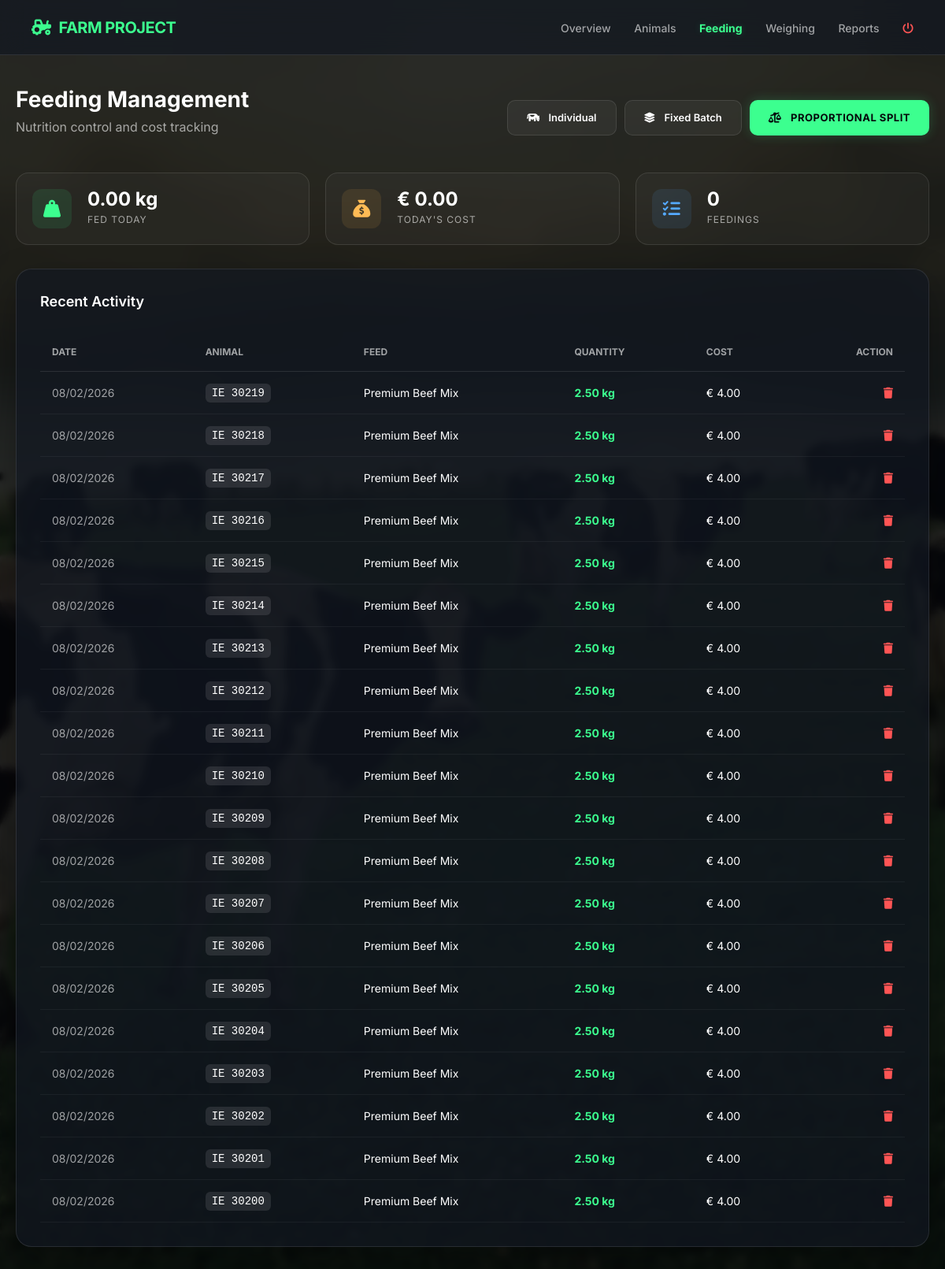
The app's page /Feeding.php (signed in) with its own data.
### tables this page shows
CREATE TABLE `daily_feeding` (
  `feeding_id` int(11) NOT NULL,
  `animal_id` int(11) NOT NULL,
  `feed_id` int(11) NOT NULL,
  `feeding_date` date NOT NULL,
  `quantity_kg` decimal(10,2) NOT NULL
);

CREATE TABLE `animal` (
  `animal_id` int(11) NOT NULL,
  `tag_number` varchar(50) NOT NULL,
  `type_id` int(11) NOT NULL,
  `birth_date` date DEFAULT NULL,
  `birth_place` varchar(150) DEFAULT NULL,
  `country_id` int(11) NOT NULL,
  `sex` enum('male','female') NOT NULL,
  `status` enum('active','sold','dead') DEFAULT 'active'
);

CREATE TABLE `feed` (
  `feed_id` int(11) NOT NULL,
  `name` varchar(150) NOT NULL,
  `description` text DEFAULT NULL,
  `protein_level` decimal(5,2) DEFAULT NULL,
  `cost_per_kg` decimal(10,2) DEFAULT NULL,
  `supplier_id` int(11) DEFAULT NULL
);

### Feeding.php (the view, shortened to what this page needs)
<?php
$host = "localhost";
$db   = "farmproject";
$user = "root";
$pass = "";
$conn = new mysqli($host, $user, $pass, $db);
$today = date('Y-m-d');
$kpi = $conn->query("SELECT COUNT(*) as drops, COALESCE(SUM(quantity_kg),0) as kg, COALESCE(SUM(df.quantity_kg * f.cost_per_kg),0) as cost
                     FROM daily_feeding df JOIN feed f ON df.feed_id = f.feed_id WHERE df.feeding_date = '$today'")->fetch_assoc();
$history = $conn->query("SELECT df.*, a.tag_number, f.name as feed_name, (df.quantity_kg * f.cost_per_kg) as cost
                         FROM daily_feeding df
                         JOIN animal a ON df.animal_id = a.animal_id
                         JOIN feed f ON df.feed_id = f.feed_id
                         ORDER BY df.feeding_id DESC LIMIT 20");
?>
<!DOCTYPE html>
<html lang="en">
<head>
    <link href="https://cdnjs.cloudflare.com/ajax/libs/font-awesome/6.5.1/css/all.min.css" rel="stylesheet">
    <link href="https://cdn.jsdelivr.net/npm/bootstrap@5.3.0/dist/css/bootstrap.min.css" rel="stylesheet">
</head>
<body>
<div class="topbar">
    <a href="dashboard.php" class="brand"><i class="fa-solid fa-tractor"></i> FARM PROJECT</a>
    <div class="nav-items">
        <a href="dashboard.php">Overview</a>
        <a href="animal.php">Animals</a>
        <a href="feeding.php" class="active">Feeding</a>
        <a href="weighing.php">Weighing</a>
        <a href="reports.php">Reports</a>
        <a href="dashboard.php?logout=true" style="color: #ff5555;"><i class="fa-solid fa-power-off"></i></a>
    </div>
</div>
<div class="main-container">
    <div style="display:flex; justify-content:space-between; align-items:center; margin-bottom:30px;">
        <div>
            <h1 style="font-size:28px; font-weight:700; margin:0;">Feeding Management</h1>
            <p style="color:var(--text-muted); margin-top:5px;">Nutrition control and cost tracking</p>
        </div>
        <div style="display:flex; gap:10px;">
            <button class="btn-glass" data-bs-toggle="modal" data-bs-target="#individualModal">
                <i class="fa-solid fa-cow me-2"></i> Individual
            </button>
            <button class="btn-glass" data-bs-toggle="modal" data-bs-target="#fixedBatchModal">
                <i class="fa-solid fa-layer-group me-2"></i> Fixed Batch
            </button>
            <button class="btn-neon" data-bs-toggle="modal" data-bs-target="#proportionalModal">
                <i class="fa-solid fa-scale-unbalanced me-2"></i> Proportional Split
            </button>
        </div>
    </div>
    <div class="kpi-grid">
        <div class="kpi-box">
            <div class="kpi-icon"><i class="fa-solid fa-weight-hanging"></i></div>
            <div>
                <div class="kpi-value"><?= number_format($kpi['kg'], 2) ?> kg</div>
                <div class="kpi-label">Fed Today</div>
            </div>
        </div>
        <div class="kpi-box">
            <div class="kpi-icon" style="color:#ffbb55; background:rgba(255,187,85,0.1);"><i class="fa-solid fa-sack-dollar"></i></div>
            <div>
                <div class="kpi-value">€ <?= number_format($kpi['cost'], 2) ?></div>
                <div class="kpi-label">Today's Cost</div>
            </div>
        </div>
        <div class="kpi-box">
            <div class="kpi-icon" style="color:#55aaff; background:rgba(85,170,255,0.1);"><i class="fa-solid fa-list-check"></i></div>
            <div>
                <div class="kpi-value"><?= $kpi['drops'] ?></div>
                <div class="kpi-label">Feedings</div>
            </div>
        </div>
    </div>
    <div class="glass-card">
        <h3 style="font-size:18px; font-weight:600; margin-bottom:20px; color:#fff;">Recent Activity</h3>
        <div style="overflow-x:auto;">
            <table class="neon-table">
                <thead>
                    <tr>
                        <th>Date</th>
                        <th>Animal</th>
                        <th>Feed</th>
                        <th>Quantity</th>
                        <th>Cost</th>
                        <th style="text-align:right;">Action</th>
                    </tr>
                </thead>
                <tbody>
                    <?php while($row = $history->fetch_assoc()): ?>
                    <tr>
                        <td style="color:var(--text-muted);"><?= date('d/m/Y', strtotime($row['feeding_date'])) ?></td>
                        <td><span class="tag-badge"><?= $row['tag_number'] ?></span></td>
                        <td><?= $row['feed_name'] ?></td>
                        <td style="color:var(--brand-green); font-weight:700;"><?= number_format($row['quantity_kg'], 2) ?> kg</td>
                        <td>€ <?= number_format($row['cost'], 2) ?></td>
                        <td style="text-align:right;">
                            <a href="?delete=<?= $row['feeding_id'] ?>" class="delete-btn" onclick="return confirm('Remove entry?')"><i class="fa-solid fa-trash"></i></a>
                        </td>
                    </tr>
                    <?php endwhile; ?>
                </tbody>
            </table>
        </div>
    </div>
</div>
</body>
</html>

### Feeding.php (style rules this page uses)
:root { --brand-green: #3cff8f; --brand-glow: rgba(60, 255, 143, 0.2); --bg-dark: #05070a; --glass: rgba(18, 24, 33, 0.70); --glass-hover: rgba(18, 24, 33, 0.90); --border: rgba(255, 255, 255, 0.1); --input-bg: rgba(0, 0, 0, 0.4); --text-main: #ffffff; --text-muted: rgba(255, 255, 255, 0.6); }
body { background-color: var(--bg-dark); background-image: url('assets/img/dowloag.png'); background-size: cover; background-position: center; background-attachment: fixed; color: var(--text-main); font-family: 'Inter', sans-serif; min-height: 100vh; overflow-x: hidden; }
body::before { content: ""; position: fixed; inset: 0; background: rgba(5, 7, 10, 0.85); backdrop-filter: blur(5px); z-index: -1; }
.topbar { background: var(--glass); border-bottom: 1px solid var(--border); padding: 0 40px; height: 70px; display: flex; align-items: center; justify-content: space-between; position: sticky; top: 0; z-index: 1000; backdrop-filter: blur(15px); }
.brand { font-size: 20px; font-weight: 700; color: var(--brand-green); text-decoration: none; letter-spacing: -0.5px; display: flex; align-items: center; gap: 10px; }
.nav-items a { color: var(--text-muted); text-decoration: none; margin-left: 25px; font-size: 14px; font-weight: 500; transition: 0.3s; }
.nav-items a:hover, .nav-items a.active { color: var(--brand-green); }
.nav-items a.active { font-weight: 700; text-shadow: 0 0 10px var(--brand-glow); }
.main-container { max-width: 1400px; margin: 40px auto; padding: 0 20px; }
.glass-card { background: var(--glass); border: 1px solid var(--border); border-radius: 20px; padding: 30px; margin-bottom: 30px; box-shadow: 0 20px 50px rgba(0,0,0,0.3); transition: transform 0.3s ease; }
.kpi-grid { display: grid; grid-template-columns: repeat(3, 1fr); gap: 20px; margin-bottom: 30px; }
.kpi-box { background: rgba(255,255,255,0.03); border: 1px solid var(--border); border-radius: 16px; padding: 20px; display: flex; align-items: center; gap: 20px; }
.kpi-icon { width: 50px; height: 50px; background: rgba(60, 255, 143, 0.1); color: var(--brand-green); border-radius: 12px; display: flex; align-items: center; justify-content: center; font-size: 22px; }
.kpi-value { font-size: 24px; font-weight: 700; line-height: 1; margin-bottom: 5px; }
.kpi-label { font-size: 12px; color: var(--text-muted); text-transform: uppercase; letter-spacing: 1px; }
.btn-neon { background: var(--brand-green); color: #05070a; font-weight: 700; border: none; padding: 12px 24px; border-radius: 10px; text-transform: uppercase; font-size: 13px; letter-spacing: 0.5px; cursor: pointer; transition: 0.3s; box-shadow: 0 0 15px var(--brand-glow); }
.btn-glass { background: rgba(255,255,255,0.05); color: #fff; border: 1px solid var(--border); padding: 12px 24px; border-radius: 10px; font-weight: 600; font-size: 13px; cursor: pointer; transition: 0.3s; }
.neon-table { width: 100%; border-collapse: collapse; margin-top: 10px; }
.neon-table th { text-align: left; padding: 15px; color: var(--text-muted); font-size: 12px; text-transform: uppercase; border-bottom: 1px solid var(--border); }
.neon-table td { padding: 15px; border-bottom: 1px solid rgba(255,255,255,0.05); font-size: 14px; }
.tag-badge { background: rgba(255,255,255,0.1); padding: 4px 8px; border-radius: 6px; font-family: monospace; }
.delete-btn { color: #ff5555; cursor: pointer; transition: 0.2s; }

### records on screen
daily_feeding: feeding_date "08/02/2026", animal.tag_number "IE 30219", feed.name "Premium Beef Mix", quantity_kg "2.50", cost "4.00"
daily_feeding: feeding_date "08/02/2026", animal.tag_number "IE 30218", feed.name "Premium Beef Mix", quantity_kg "2.50", cost "4.00"
daily_feeding: feeding_date "08/02/2026", animal.tag_number "IE 30217", feed.name "Premium Beef Mix", quantity_kg "2.50", cost "4.00"
daily_feeding: feeding_date "08/02/2026", animal.tag_number "IE 30216", feed.name "Premium Beef Mix", quantity_kg "2.50", cost "4.00"
daily_feeding: feeding_date "08/02/2026", animal.tag_number "IE 30215", feed.name "Premium Beef Mix", quantity_kg "2.50", cost "4.00"
daily_feeding: feeding_date "08/02/2026", animal.tag_number "IE 30214", feed.name "Premium Beef Mix", quantity_kg "2.50", cost "4.00"
daily_feeding: feeding_date "08/02/2026", animal.tag_number "IE 30213", feed.name "Premium Beef Mix", quantity_kg "2.50", cost "4.00"
daily_feeding: feeding_date "08/02/2026", animal.tag_number "IE 30212", feed.name "Premium Beef Mix", quantity_kg "2.50", cost "4.00"
daily_feeding: feeding_date "08/02/2026", animal.tag_number "IE 30211", feed.name "Premium Beef Mix", quantity_kg "2.50", cost "4.00"
daily_feeding: feeding_date "08/02/2026", animal.tag_number "IE 30210", feed.name "Premium Beef Mix", quantity_kg "2.50", cost "4.00"
daily_feeding: feeding_date "08/02/2026", animal.tag_number "IE 30209", feed.name "Premium Beef Mix", quantity_kg "2.50", cost "4.00"
daily_feeding: feeding_date "08/02/2026", animal.tag_number "IE 30208", feed.name "Premium Beef Mix", quantity_kg "2.50", cost "4.00"
daily_feeding: feeding_date "08/02/2026", animal.tag_number "IE 30207", feed.name "Premium Beef Mix", quantity_kg "2.50", cost "4.00"
daily_feeding: feeding_date "08/02/2026", animal.tag_number "IE 30206", feed.name "Premium Beef Mix", quantity_kg "2.50", cost "4.00"
daily_feeding: feeding_date "08/02/2026", animal.tag_number "IE 30205", feed.name "Premium Beef Mix", quantity_kg "2.50", cost "4.00"
daily_feeding: feeding_date "08/02/2026", animal.tag_number "IE 30204", feed.name "Premium Beef Mix", quantity_kg "2.50", cost "4.00"
daily_feeding: feeding_date "08/02/2026", animal.tag_number "IE 30203", feed.name "Premium Beef Mix", quantity_kg "2.50", cost "4.00"
daily_feeding: feeding_date "08/02/2026", animal.tag_number "IE 30202", feed.name "Premium Beef Mix", quantity_kg "2.50", cost "4.00"
daily_feeding: feeding_date "08/02/2026", animal.tag_number "IE 30201", feed.name "Premium Beef Mix", quantity_kg "2.50", cost "4.00"
daily_feeding: feeding_date "08/02/2026", animal.tag_number "IE 30200", feed.name "Premium Beef Mix", quantity_kg "2.50", cost "4.00"

### other values on screen
$kpi['kg'] "0.00"
$kpi['cost'] "0.00"
$kpi['drops'] "0"
